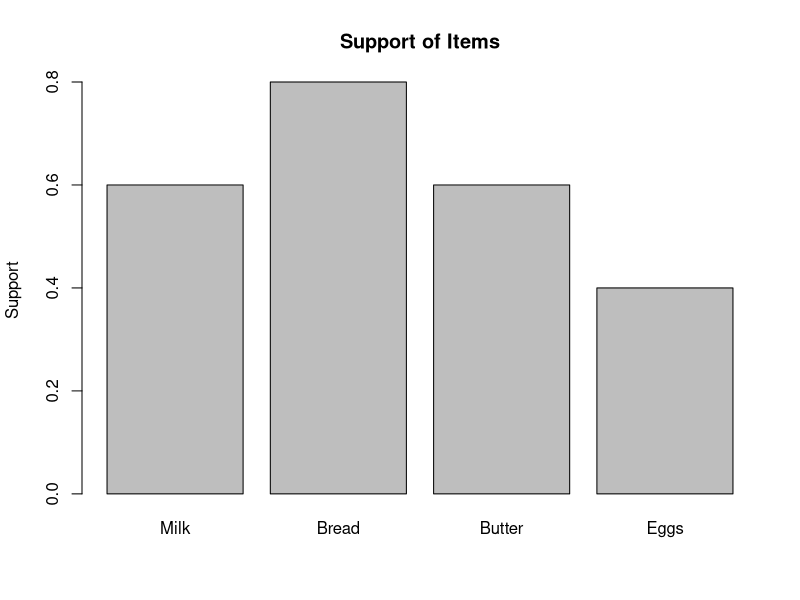
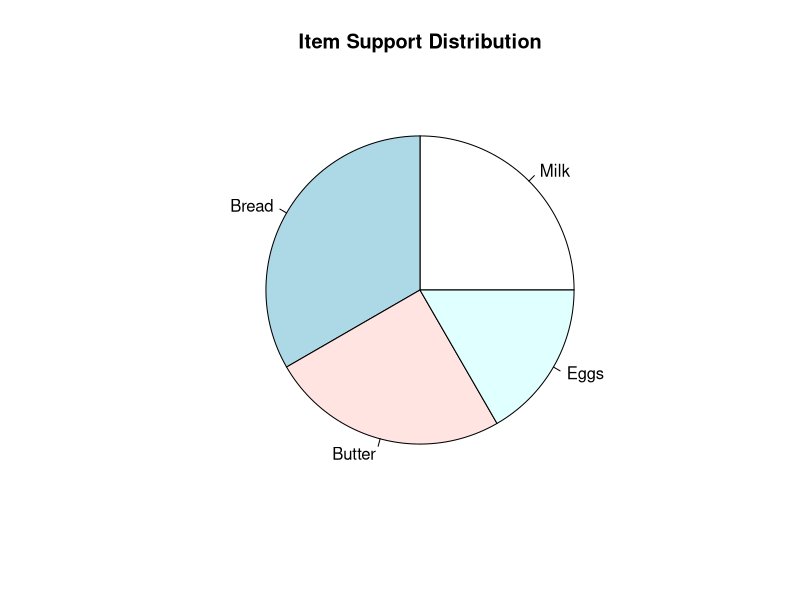

Generate these figures, in order, with R:
transactions <- list( 
  c("Milk","Bread","Butter"), 
  c("Bread","Butter"), 
  c("Milk","Bread"), 
  c("Milk","Butter"), 
  c("Bread","Butter","Eggs"), 
  c("Milk","Bread","Butter"), 
  c("Milk","Eggs"), 
  c("Bread","Eggs"), 
  c("Milk","Bread","Eggs"), 
  c("Bread","Butter") 
) 
n <- length(transactions) 
items <- unique(unlist(transactions)) 
freq <- sapply(items, 
               function(item) 
               { 
                 sum(sapply(transactions, 
                            function(x) 
                              item %in% x)) 
               }) 
support <- freq/n 
barplot( 
  support, 
  names.arg = items, 
  main = "Support of Items", 
  ylab = "Support" 
) 
pie( 
  support, 
  labels = items, 
  main = "Item Support Distribution" 
)
